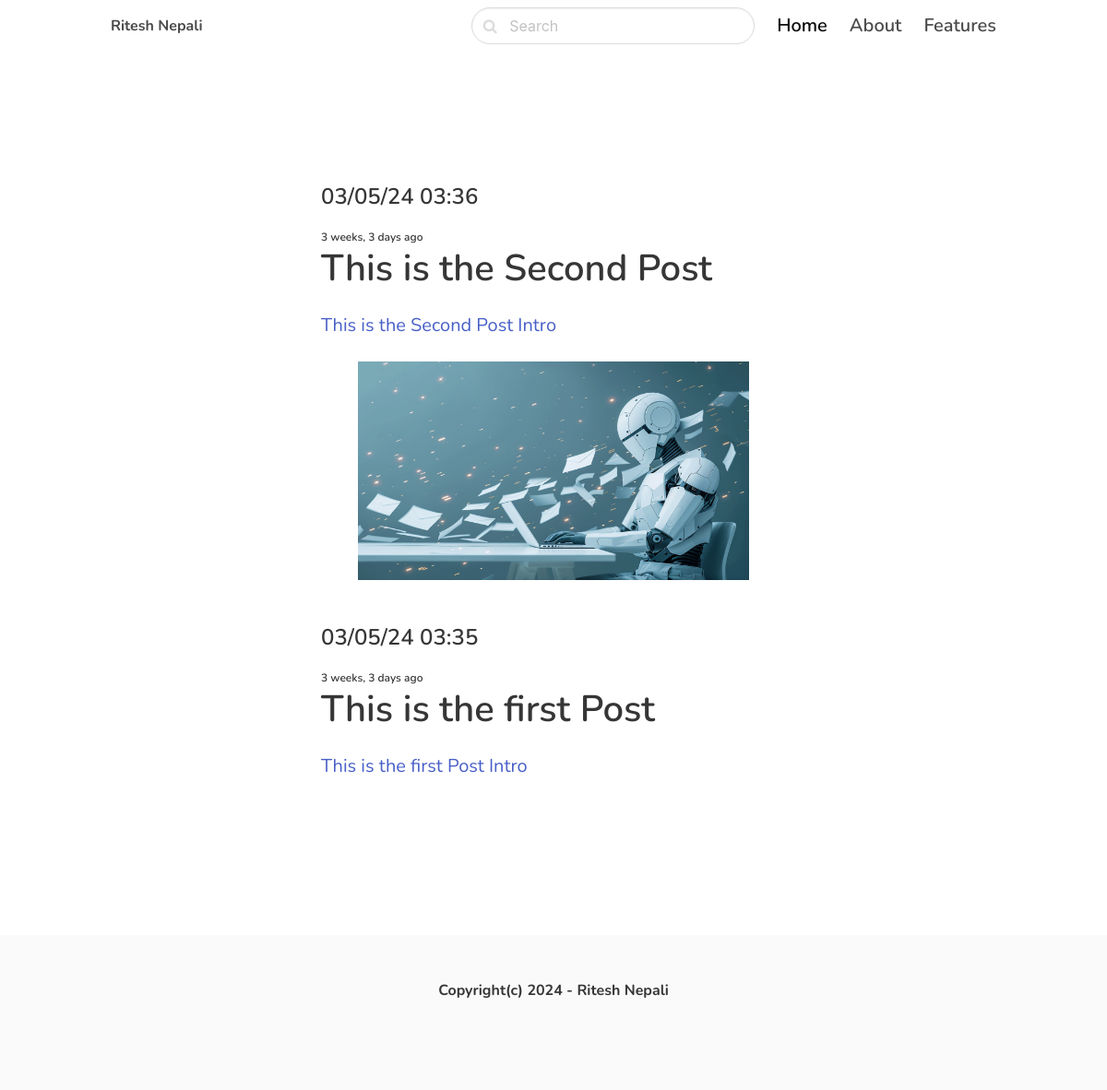
The page / on the database its author committed.
### blog/models.py (models this page shows, shortened)
class Post(models.Model):
    ACTIVE='active'
    DRAFT='draft'
    STATUS_CHOICES=(
        (ACTIVE, 'Active'),
        (DRAFT,'Draft')
    )
    category=models.ForeignKey(Category,related_name='posts',on_delete=models.CASCADE)
    title = models.CharField(max_length=255)
    slug = models.SlugField()
    intro=models.TextField()
    body=models.TextField()
    created_at = models.DateTimeField(auto_now_add=True)
    updated_at = models.DateTimeField(auto_now=True)
    status=models.CharField(max_length=10,choices=STATUS_CHOICES,default=ACTIVE)
    image=models.ImageField(upload_to='uploads/',blank=True, null=True)
    class Meta:
        ordering=('-created_at',)

### core/views.py (the view)
# urls.py: path('',frontpage, name='frontpage'),
def frontpage(request):
    posts=Post.objects.filter(status=Post.ACTIVE)
    return render(request, 'core/frontpage.html',{'posts': posts})

### core/templates/core/frontpage.html (shortened to what this page needs)
{% extends 'core/base.html' %}
{% block content %}
<section class="hero">
    <div class="hero-body">
        <div class="container">
            <section class="section">
                <div class="columns">
                    <div class="column is-8 is-offset-2">
                        {% for post in posts %}
                        <div class="content is-medium">
                            <a href="{% url 'post_detail' post.category.slug post.slug %}">
                                {% if post.image %}
                                <figure class="image">
                                    <img src="{{post.image.url}}">
                                </figure>
                                {% endif %}
                                <h2 class="subtitle is-4"> {{post.created_at|date:'m/d/y h:i'}}</h2>
                                <h2 class="subtitle is-7"> {{post.created_at|timesince}} ago</h2>
                                <h1 class="title">{{post.title}}</h1>
                                <p>{{post.intro}}</p>
                        </div>
                        {% endfor %}
                    </div>
                </div>
            </section>
        </div>
    </div>
</section>
{% endblock %}

### core/templates/core/base.html (shortened to what this page needs)
<!DOCTYPE html>
<html>
<head>
    <link rel="stylesheet" href="https://unpkg.com/bulma@0.9.4/css/bulma.min.css">
    <link href="https://stackpath.bootstrapcdn.com/font-awesome/4.7.0/css/font-awesome.min.css" rel="stylesheet"
>
</head>
<body>
    <nav class="navbar">
        <div class="container">
            <div class="navbar-brand">
                <a class="navbar-item" href="/">
                    <strong>Ritesh Nepali</strong>
                </a>
            </div>
            <div id="navbarMenu" class="navbar-menu">
                <div class="navbar-end">
                    <div class=" navbar-item">
                        <form method="get" action="{% url 'search' %}">
                            <div class="control has-icons-left">
                                <input class="input is-rounded" name="query" type="text" placeholder="Search">
                                <span class="icon is-left">
                                </span>
                            </div>
                        </form>
                    </div>
                    <a href="/" class="navbar-item is-active is-size-5 has-text-weight-semibold">
                        Home
                    </a>
                    <a href="{% url 'about' %}" class="navbar-item is-size-5 has-text-weight-semibold">
                        About
                    </a>
                    <a class="navbar-item is-size-5 has-text-weight-semibold">
                        Features
                    </a>
                </div>
            </div>
        </div>
    </nav>
    <section class="section">
        <div class="container">
            {%block content %}
            {% endblock %}
        </div>
    </section>
    <footer class="footer">
        <div class="content has-text-centered">
            <p>
                <strong>Copyright(c) 2024 - Ritesh Nepali</strong>
            </p>
        </div>
    </footer>
</body>
</html>

### core/templates/core/base.html (style rules this page uses)
body { font-family: 'Nunito', sans-serif; }
nav.navbar { height: 6rem !important; box-shadow: 0 1px 3px 0 rgba(0, 0, 0, .1), 0 1px 2px 0 rgba(0, 0, 0, .06) !important; }

### rows shown on the page
Post: created_at "03/05/24 03:36", created_at "3 weeks, 3 days", title "This is the Second Post", intro "This is the Second Post Intro"
Post: image (picture), created_at "03/05/24 03:35", created_at "3 weeks, 3 days", title "This is the first Post", intro "This is the first Post Intro"
